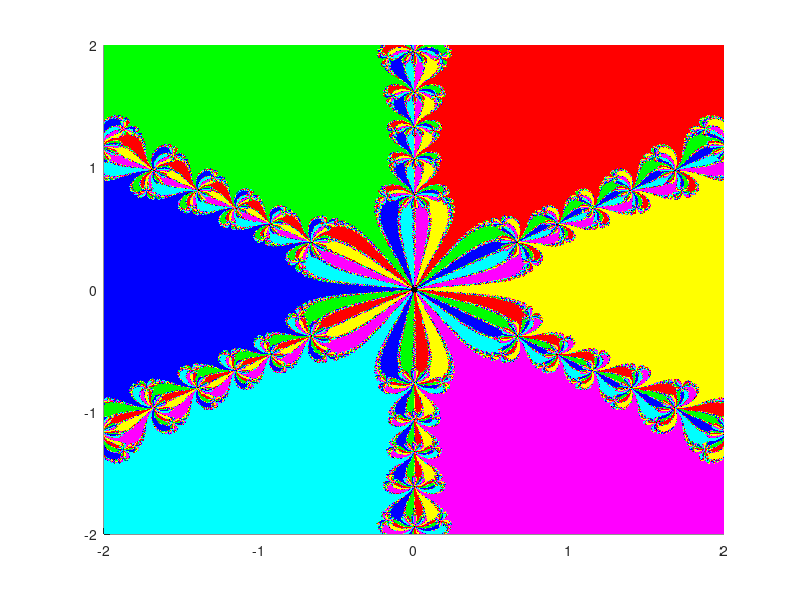

The MATLAB script that drew this image:
% Basins of Attraction for Complex Numbers using Vectorization
clf
hold on

% Using function x^6 - 1
r = zeros(1,6);
for j = 1:6
    r(j) = cos(pi/3*j) + sin(pi/3*j)*1i;
end

colors = [1 0 0; 0 1 0; 0 0 1; 0 1 1; 1 0 1; 1 1 0; 0 0 0];

N = 1000;
[x, y] = meshgrid(linspace(-2,2,N), linspace(-2,2,N)');
X = x + 1i*y;

f = @(s) s.^6 - 1;
df = @(s) 6*(s.^5);

prev = ones(N,N);
for j = 1:100
    X = X - f(X)./df(X);
end

c = zeros(N,N);
c(:,:) = 7;

for j = 1:6
    % plot(x(abs(X - r(j)) < 1e-8),y(abs(X - r(j)) < 1e-8),".","color",colors(j))
    c(abs(X - r(j)) < 1e-8) = j;
end

h = pcolor(x, y, c);
colormap(colors);
set(h, 'EdgeColor', 'none');